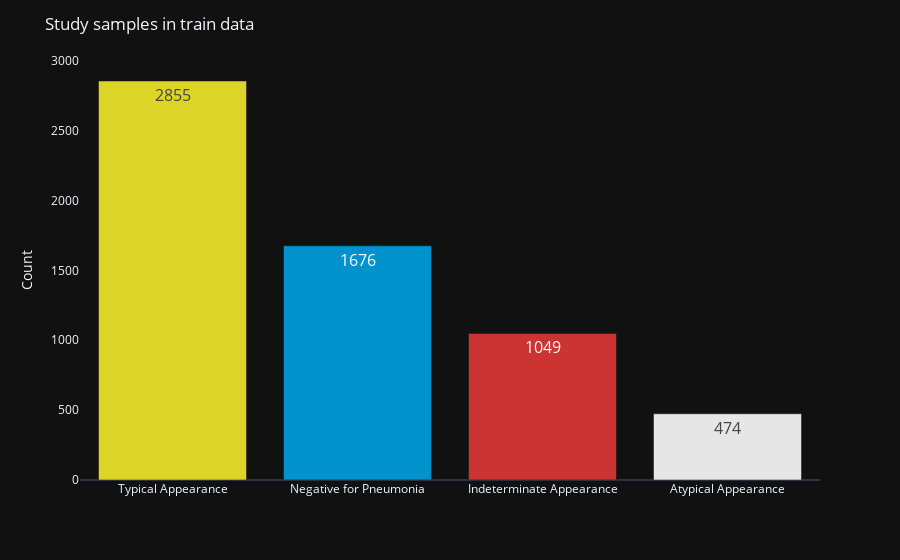

The cell this chart's notebook holds for it:
### Code cell
plot_study_label(study_grp)

### Figure 1 — Plotly figure (JSON) as saved in the notebook; plotly's stock layout.template omitted (floating-point values rounded to 4 significant figures)
{"data": [{"alignmentgroup": "True", "hovertemplate": "label=%{x}<br>value=%{text}<extra></extra>", "legendgroup": "Typical Appearance", "marker": {"color": "#DCD427", "pattern": {"shape": ""}}, "name": "Typical Appearance", "offsetgroup": "Typical Appearance", "orientation": "v", "showlegend": true, "text": [2855.0], "textfont": {"size": 16}, "textposition": "auto", "type": "bar", "x": ["Typical Appearance"], "xaxis": "x", "y": [2855], "yaxis": "y"}, {"alignmentgroup": "True", "hovertemplate": "label=%{x}<br>value=%{text}<extra></extra>", "legendgroup": "Negative for Pneumonia", "marker": {"color": "#0092CC", "pattern": {"shape": ""}}, "name": "Negative for Pneumonia", "offsetgroup": "Negative for Pneumonia", "orientation": "v", "showlegend": true, "text": [1676.0], "textfont": {"size": 16}, "textposition": "auto", "type": "bar", "x": ["Negative for Pneumonia"], "xaxis": "x", "y": [1676], "yaxis": "y"}, {"alignmentgroup": "True", "hovertemplate": "label=%{x}<br>value=%{text}<extra></extra>", "legendgroup": "Indeterminate Appearance", "marker": {"color": "#CC3333", "pattern": {"shape": ""}}, "name": "Indeterminate Appearance", "offsetgroup": "Indeterminate Appearance", "orientation": "v", "showlegend": true, "text": [1049.0], "textfont": {"size": 16}, "textposition": "auto", "type": "bar", "x": ["Indeterminate Appearance"], "xaxis": "x", "y": [1049], "yaxis": "y"}, {"alignmentgroup": "True", "hovertemplate": "label=%{x}<br>value=%{text}<extra></extra>", "legendgroup": "Atypical Appearance", "marker": {"color": "#E6E6E6", "pattern": {"shape": ""}}, "name": "Atypical Appearance", "offsetgroup": "Atypical Appearance", "orientation": "v", "showlegend": true, "text": [474.0], "textfont": {"size": 16}, "textposition": "auto", "type": "bar", "x": ["Atypical Appearance"], "xaxis": "x", "y": [474], "yaxis": "y"}], "layout": {"barmode": "relative", "legend": {"title": {"text": "label"}, "tracegroupgap": 0}, "margin": {"t": 60}, "showlegend": false, "title": {"text": "Study samples in train data"}, "xaxis": {"anchor": "y", "categoryarray": ["Typical Appearance", "Negative for Pneumonia", "Indeterminate Appearance", "Atypical Appearance"], "categoryorder": "array", "domain": [0.0, 1.0], "showgrid": false, "title": {}}, "yaxis": {"anchor": "x", "domain": [0.0, 1.0], "showgrid": false, "title": {"text": "Count"}}}}
